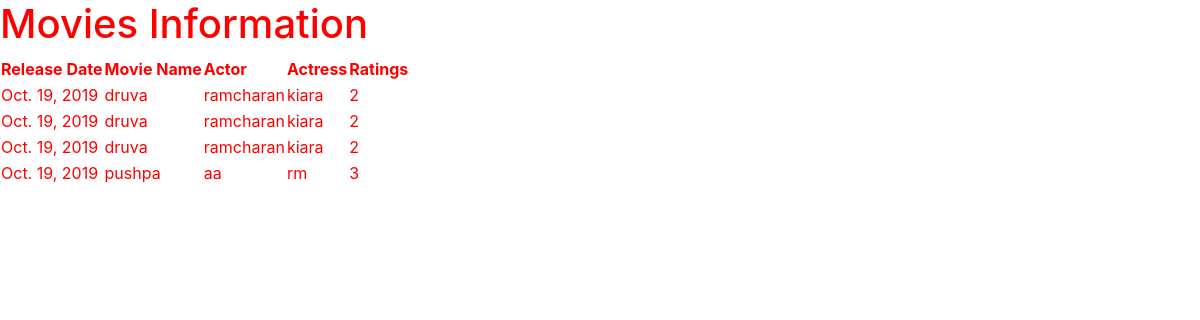
/listmovie/, run on the app's committed database.
### testapp/models.py (models this page shows)
class movie(models.Model):
    rdate=models.DateField()
    moviename=models.CharField(max_length=50)
    actor=models.CharField(max_length=35)
    actress=models.CharField(max_length=35)
    rating=models.IntegerField()

### testapp/views.py (the view)
# urls.py: path('listmovie/',views.list_movie_view),
def list_movie_view(request):
    movies_list=movie.objects.all()
    return render(request,'testapp/listmovie.html',{'movies_list':movies_list})

### testapp/templates/testapp/listmovie.html (shortened to what this page needs)
<!DOCTYPE html>
{% load static %}
<html lang="en">
<head>
    <link rel="stylesheet" href="https://cdn.jsdelivr.net/npm/bootstrap@4.6.2/dist/css/bootstrap.min.css">
    <link rel="stylesheet" href='{%static "css/movie.css" %}'>
</head>
<body>
<h1> Movies Information</h1>
{% if movies_list %}
<table>
    <thead>
    <th> Release Date</th>
    <th> Movie Name</th>
    <th> Actor</th>
    <th> Actress</th>
    <th> Ratings</th>
    </thead>
{% for movie in movies_list%}
<tr>
    <td> {{movie.rdate}}</td>
    <td> {{movie.moviename}}</td>
    <td>{{movie.actor}}</td>
    <td>{{movie.actress}}</td>
    <td>{{movie.rating}}</td>
</tr>
{% endfor %}
</table>
{% else %}
<p> No Movies Found</p>
{% endif %}
</body>
</html>

### testapp/static/css/movie.css (style rules this page uses)
body { background:url(https://images.unsplash.com/photo-1501785888041-af3ef285b470?ixlib=rb-4.0.3&ixid=MnwxMjA3fDB8MHxzZWFyY2h8NXx8bGFuZHNjYXBlfGVufDB8fDB8fA%3D%3D&auto=format&fit=crop&w=600&q=60) }
body { background-repeat:no-repeat; background-size:cover; color:red; }

### data on the page
movie: rdate "Oct. 19, 2019", moviename "druva", actor "ramcharan", actress "kiara", rating "2"
movie: rdate "Oct. 19, 2019", moviename "druva", actor "ramcharan", actress "kiara", rating "2"
movie: rdate "Oct. 19, 2019", moviename "druva", actor "ramcharan", actress "kiara", rating "2"
movie: rdate "Oct. 19, 2019", moviename "pushpa", actor "aa", actress "rm", rating "3"
